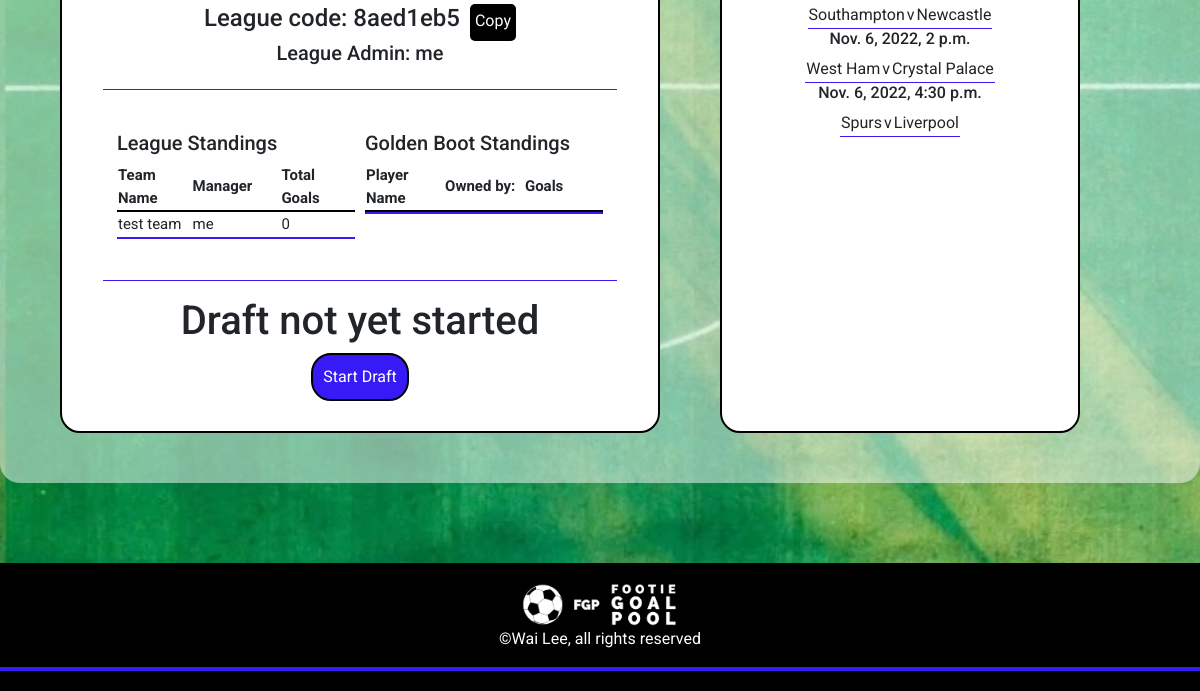
The page /dashboard (signed in, lower part) on the database as committed earlier.
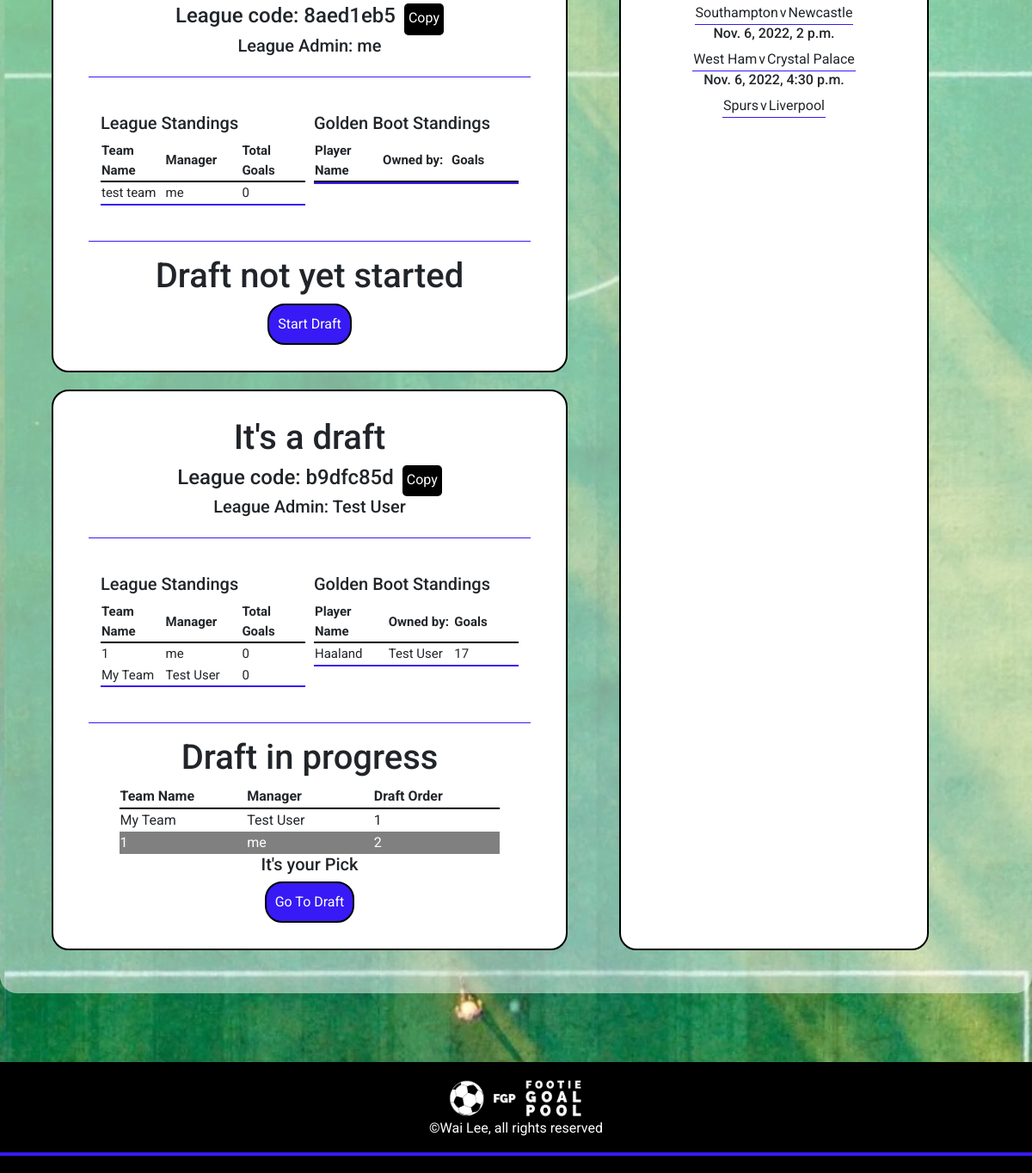
The same page on the database as committed later.
### goalpoolapp/models.py (models this page shows, shortened)
class League(models.Model):
    teamlimit = models.IntegerField()
    leaguename = models.CharField(max_length=64)
    leaguecode = models.CharField(max_length = 10, blank=True, null=True)
    teamplayerslimit = models.IntegerField(validators=[MaxValueValidator(20), MinValueValidator(1)])
    transfersActivated = models.BooleanField(default=False)
    transfersAllowed = models.BooleanField(default=False)
    duplicatePlayersAllowed = models.BooleanField()
    admin = models.ForeignKey(User, on_delete=models.CASCADE, related_name="administratedleague")
    draftcomplete = models.BooleanField(default=False)
    draftstarted = models.BooleanField(default=False)
    draftposition = models.IntegerField(default=1)
    draftdecending = models.BooleanField(default=False)

class User(AbstractUser):
    pass

class Team(models.Model):
    manager = models.ForeignKey(User, on_delete=models.CASCADE, related_name="managedteams")
    league = models.ForeignKey(League, on_delete=models.CASCADE, related_name="leagueteams")
    players = models.ManyToManyField(Player, related_name="teams", blank=True)
    provisionalplayers = models.ManyToManyField(Player, related_name="provisionalteams", blank=True)
    rank = models.IntegerField(default=1)
    teamname = models.CharField(max_length=64)
    totalgoals = models.IntegerField(default=0)
    draftnumber = models.IntegerField(blank=True, null=True)

class Fixture(models.Model):
    code = models.IntegerField()
    round = models.IntegerField()
    date = models.DateTimeField()
    hometeam = models.CharField(max_length=20)
    awayteam = models.CharField(max_length=20)
    homescore = models.IntegerField(default=0)
    awayscore = models.IntegerField(default=0)
    homescorers = models.ManyToManyField(Player, related_name="homegamesscoredin", blank=True)
    awayscorers = models.ManyToManyField(Player, related_name="awaygamesscoredin", blank=True)

class Player(models.Model):
    playercode = models.IntegerField()
    leagues = models.ManyToManyField(League, related_name="leagueplayers")
    firstname = models.CharField(max_length=64)
    surname = models.CharField(max_length=64)
    nickname = models.CharField(max_length=64)
    goals = models.IntegerField()
    realteam = models.CharField(max_length=64)
    currentweekgoals = models.IntegerField(default=0)

### goalpoolapp/views.py (the view)
# urls.py: path('dashboard', views.dashboard, name='dashboard'),
def dashboard(request):
    teams = Team.objects.filter(manager=request.user)
    leagues = League.objects.filter(leagueteams__in=teams)
    leagues = leagues.exclude(id='19')
    global_league_teams = League.objects.get(id='19').leagueteams.all()
    global_team = ""
    for team in global_league_teams:
        if team.manager == request.user:
            global_team = team
    players = Player.objects.filter(leagues__in=leagues).order_by('-goals')[:10]
    currentweek = GlobalVars.objects.first().roundnumber
    currentweekvar = Fixture.objects.filter(round=currentweek)
    nextweek = Fixture.objects.filter(round=(currentweek + 1))
    return render(request, 'goalpoolapp/dashboard.html', {
        "teams": teams,
        "leagues": leagues,
        "players": players,
        "currentweek": currentweekvar,
        "nextweek": nextweek,
        "globalteam": global_team
    })

### goalpoolapp/templatetags/scorer_tags.py (called while the page is built)
@register.filter(name='zip')
def zip_lists(a, b):
    return itertools.zip_longest(a, b)

### goalpoolapp/templates/goalpoolapp/dashboard.html (shortened to what the changed rows need)
{% extends "goalpoolapp/layout.html" %}
{% load static %}
{% load scorer_tags %}
{% block body %}
<div id="main-page-content-container">
    <div id="main-page-content">
        <div class="leagues-container">
            <div>
                {% for league in leagues %}
                <div class="leaguecontainer">
                    <h3>{{ league.leaguename }}</h3>
                    <div class="league-code-box">
                        <h4 class="league-code">League code: {{ league.leaguecode }}</h4>
                        <span class="copybutton" data-value="{{ league.leaguecode }}">Copy</span>
                    </div>
                    <h5>League Admin: {{ league.admin.username }}</h5>
                    <hr>
                    <div class="leagueinformation">
                        <div class="leaguetablecontainer">
                            <h5>League Standings</h5>
                            <table class="leaguetable">
                                <tr>
                                    <th>Team Name</th>
                                    <th>Manager</th>
                                    <th>Total Goals</th>
                                </tr>
                                {% for team in league.leagueteams.all|dictsort:"totalgoals" reversed %}
                                <tr>
                                    <td>{{ team.teamname }}</td>
                                    <td>{{ team.manager }}</td>
                                    <td>{{ team.totalgoals }}</td>
                                </tr>
                                {% endfor %}
                            </table>
                        </div>
                        <div class="leaguetablecontainer">
                            <div class="leaguetable">
                                <h5>Golden Boot Standings</h5>
                                <table class="playerleaguetable">
                                    <tr>
                                        <th>Player Name</th>
                                        <th>Owned by:</th>
                                        <th>Goals</th>
                                    </tr>
                                    {% for player in league.leagueplayers.all|dictsortreversed:"goals"|slice:":10" %}
                                    <tr>
                                        <td>{{ player.nickname }}</td>
                                        <td>
                                            {% for team in league.leagueteams.all %}
                                                {% if team in player.teams.all %}
                                                    {{ team.manager.username }}
                                                {% endif %}
                                            {% endfor %}
                                        </td>
                                        <td>{{ player.goals }}</td>
                                    </tr>
                                    {% endfor %}
                                </table>
                            </div>
                        </div>
                    </div>
                    <hr>
                    {% if league.draftstarted == False %}
                        <h3>Draft not yet started</h3>
                        {% if league.admin == user %}
                            <a class="button" href="{% url 'goalpoolapp:startdraft' league.id %}">Start Draft</a>
                        {% endif %}
                    {% elif league.draftstarted == True and league.draftcomplete == False %}
                        <h3>Draft in progress</h3>
                        <table>
                            <tr>
                                <th>Team Name</th>
                                <th>Manager</th>
                                <th>Draft Order</th>
                            </tr>
                            {% for team in league.leagueteams.all|dictsort:"draftnumber" %}
                                <tr class="{% if team.draftnumber == league.draftposition %}draftselected{% endif %}">
                                    <td>{{ team.teamname }}</td>
                                    <td>{{ team.manager }}</td>
                                    <td>{{ team.draftnumber }}</td>
                                </tr>
                            {% endfor %}
                        </table>
                        {% for team in league.leagueteams.all %}
                            {% if team.draftnumber == league.draftposition %}
                                {% if team.manager == user %}
                                    <h5>It's your Pick</h5>
                                {% else %}
                                    <h5>It's {{ team.manager }}'s pick</h5>
                                {% endif %}
                            {% endif %}
                        {% endfor %}
                        <a class="button" href="{% url 'goalpoolapp:draft' league.id %}">Go To Draft</a>
                    {% else  %}
                        <h3>Draft Complete</h3>
                        <a class="button" href="{% url 'goalpoolapp:draft' league.id %}">Go to League</a>
                    {% endif %}
                </div>
            {% endfor %}
        </div>
            <div class="leaguecontainer">
                    {% for game in nextweek %}
                    <h6>{{ game.date }}</h6>
                        <table>
                            <tr class="result-table-row">
                                <td>{{ game.hometeam }}</td>
                                <td>v</td>
                                <td>{{ game.awayteam }}</td>
                            </tr>
                        </table>
                    {% endfor %}
            </div>
        </div>
    </div>
</div>
{% endblock %}

Rows that differ between the two databases and show on the page:
added League: leaguename "It's a draft", leaguecode "b9dfc85d", admin.username "Test User"
added Team: teamname "1", manager "me", totalgoals "0", draftnumber "2", shows "It's your Pick"
added Team: teamname "My Team", manager "Test User", totalgoals "0", manager.username "Test User", draftnumber "1"
now on this page (row unchanged): Player: nickname "Haaland", goals "17"
